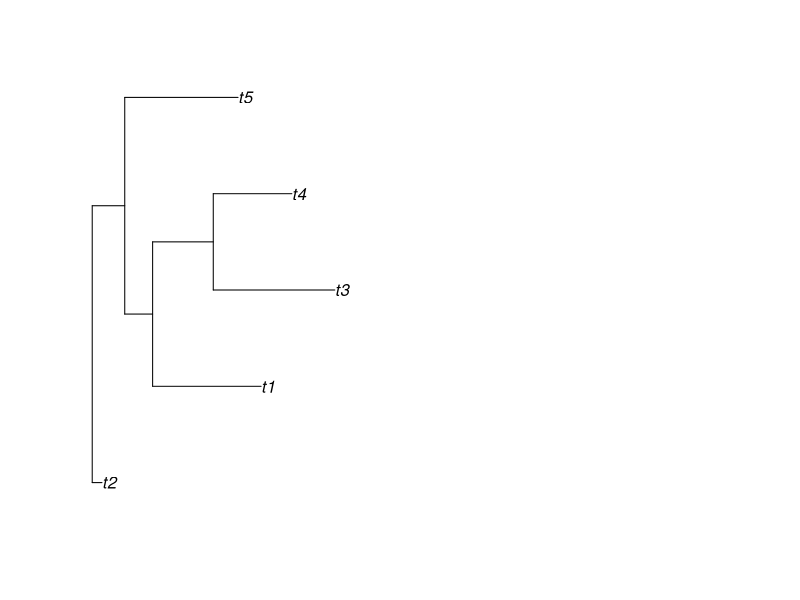

Here is the R script that generated this plot:
require(ape)
require(phytools)

#set.seed(1); phy <- rtree(5); write.tree(phy)
phy <- read.tree(text="(t2:0.06178627047,((t1:0.6870228467,(t3:0.76984142,t4:0.4976992421):0.3841037182):0.1765567525,t5:0.7176185083):0.2059745749);")

par(mfrow=c(1,2))
plot(phy)


#' proposal
#' Reroot the input tree by moving along the branches by step size
#' drawn from uniform (0, delta).  If this step crosses an internal
#' node, go up the left branch with probability 0.5.
#' @param phy {ape::phylo}:  input rooted tree
#' @param delta {double}:  maximum step size, s.t. proposal is U(-delta, delta)
proposal <- function(phy, delta=0.1) {
  if (!is.rooted(phy)) {
    stop("Input tree must be rooted.")
  }
  if (!is.binary(phy)) {
    stop("Input tree must be binary.")
  }
  if (delta > sum(phy$edge.length)) {
    # FIXME: diameter (longest path) would be better
    stop("Input delta is greater than total tree length.")
  }
  
  root <- Ntip(phy) + 1
  step <- 0
  while (TRUE) {
    if (step == 0) {
      step <- runif(1, 0, delta)
    }
    
    child <- sample(phy$edge[which(phy$edge[,1]==root),2], 1)
    clen <- phy$edge.length[child]
    if (step > clen) {
      # step exceeds branch length
      root <- child
      step <- step - clen
      
      if (!is.element(child, phy$edge[,1])) {
        # child is terminal branch - reflect step for symmetric proposal
        phy <- reroot(phy, child)   # reroot at tip
      } 
    } 
    else {
      return(reroot(phy, child, position=clen-step))
    }
  }
}
